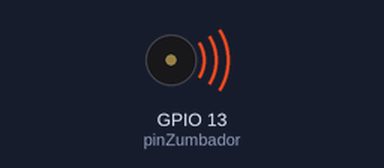
The sketch below on a simulated ESP32. On the bench: buzzer (waves = sounding).

Above: at 0.16 s.
Timing chart, 0 to 9.0 s (numbered marks = the images above):
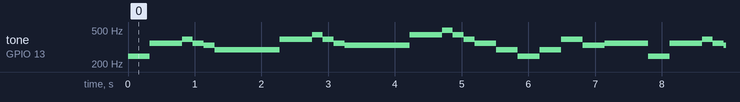

Measured:
- by itself, tone on GPIO 13 (pinZumbador): plays 247 Hz for 0.33 s, 349 Hz for 0.49 s, 392 Hz for 0.16 s, 349 Hz for 0.16 s, 330 Hz for 0.16 s, 294 Hz for 0.98 s … (368 notes in this stretch)

The sketch:

Passive_Buzzer.ino
```cpp
/*
parcelas.h
Canción de Navidad en ESP32
*/
#define NOTE_B0  31
#define NOTE_C1  33
#define NOTE_CS1 35
#define NOTE_D1  37
#define NOTE_DS1 39
#define NOTE_E1  41
#define NOTE_F1  44
#define NOTE_FS1 46
#define NOTE_G1  49
#define NOTE_GS1 52
#define NOTE_A1  55
#define NOTE_AS1 58
#define NOTE_B1  62
#define NOTE_C2  65
#define NOTE_CS2 69
#define NOTE_D2  73
#define NOTE_DS2 78
#define NOTE_E2  82
#define NOTE_F2  87
#define NOTE_FS2 93
#define NOTE_G2  98
#define NOTE_GS2 104
#define NOTE_A2  110
#define NOTE_AS2 117
#define NOTE_B2  123
#define NOTE_C3  131
#define NOTE_CS3 139
#define NOTE_D3  147
#define NOTE_DS3 156
#define NOTE_E3  165
#define NOTE_F3  175
#define NOTE_FS3 185
#define NOTE_G3  196
#define NOTE_GS3 208
#define NOTE_A3  220
#define NOTE_AS3 233
#define NOTE_B3  247
#define NOTE_C4  262
#define NOTE_CS4 277
#define NOTE_D4  294
#define NOTE_DS4 311
#define NOTE_E4  330
#define NOTE_F4  349
#define NOTE_FS4 370
#define NOTE_G4  392
#define NOTE_GS4 415
#define NOTE_A4  440
#define NOTE_AS4 466
#define NOTE_B4  494
#define NOTE_C5  523
#define NOTE_CS5 554
#define NOTE_D5  587
#define NOTE_DS5 622
#define NOTE_E5  659
#define NOTE_F5  698
#define NOTE_FS5 740
#define NOTE_G5  784
#define NOTE_GS5 831
#define NOTE_A5  880
#define NOTE_AS5 932
#define NOTE_B5  988
#define NOTE_C6  1047
#define NOTE_CS6 1109
#define NOTE_D6  1175
#define NOTE_DS6 1245
#define NOTE_E6  1319
#define NOTE_F6  1397
#define NOTE_FS6 1480
#define NOTE_G6  1568
#define NOTE_GS6 1661
#define NOTE_A6  1760
#define NOTE_AS6 1865
#define NOTE_B6  1976
#define NOTE_C7  2093
#define NOTE_CS7 2217
#define NOTE_D7  2349
#define NOTE_DS7 2489
#define NOTE_E7  2637
#define NOTE_F7  2794
#define NOTE_FS7 2960
#define NOTE_G7  3136
#define NOTE_GS7 3322
#define NOTE_A7  3520
#define NOTE_AS7 3729
#define NOTE_B7  3951
#define NOTE_C8  4186
#define NOTE_CS8 4435
#define NOTE_D8  4699
#define NOTE_DS8 4978
/*
Halloween.ino
Canción de Halloween en ESP32
*/
//Declaramos el pin del zumbador
int pinZumbador=13;

int melidia[] = {
  NOTE_B3,
  NOTE_F4, NOTE_F4, NOTE_G4, NOTE_F4, NOTE_E4,
  NOTE_D4, NOTE_D4, NOTE_D4,
  NOTE_G4, NOTE_G4, NOTE_A4, NOTE_G4, NOTE_F4,
  NOTE_E4, NOTE_E4, NOTE_E4,
  NOTE_A4, NOTE_A4, NOTE_B4, NOTE_A4, NOTE_G4,
  NOTE_F4, NOTE_D4, NOTE_B3, NOTE_B3,
  NOTE_D4, NOTE_G4, NOTE_E4,
  NOTE_F4
};

int duracionNotas[] = {
  4,
  4, 8, 8, 8, 8,
  4, 4, 4,
  4, 8, 8, 8, 8,
  4, 4, 4,
  4, 8, 8, 8, 8,
  4, 4, 8, 8,
  4, 4, 4,
  2
};
//Inicializamos las variables de la salida pwm
int canal=0, frec=2000, resolucion=8;

void setup() {
   //Inicializamos la salida del pwm
   ledcSetup(canal,frec,resolucion);
   //Declaramos pin donde se conecta el zumbador
   ledcAttachPin(pinZumbador, 0);

}

void loop() {
  //Llamamos la función que genera la canción de Navidad
      tonada();

}
//Funcion que emite la tonada de halloween
void tonada(){
   int sizeMelody= sizeof(melidia)/sizeof(int);
  //Creamos un ciclo de 8 en 8
  for (int i = 0; i < sizeMelody; i++) {
    //Calculamos la duracion del tiempo de cada tonada
    int duracionNota = 1000 / duracionNotas[i];
    //emitimos la tonada almacenada previamente
    ledcWriteTone(0, melidia[i]);
    //Calculamos una paus entre tonadas
    int pausaEntreTonadas = duracionNota * 1.30;
    //Esperamos un tiempo
    delay(pausaEntreTonadas);
    //Apagamos el sonido
    ledcWriteTone(0, 0);
  }
}
```
